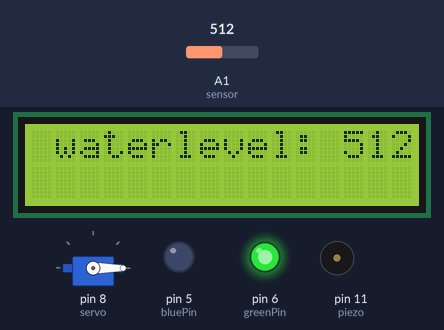
Bench run of a program on a simulated Arduino Uno, built with avr-gcc and run on an emulated ATmega328P. Parts: 16×2 character LCD, servo, output pins drawn as LEDs (lit = HIGH), buzzer (waves = sounding). The inputs (shaded band) are chosen by the test bench; at power-on: A1 (sensor) = 512. Pins used as bus, display or sensor lines are not drawn.

Above: at 1.2 s.
1.3 s: A1 (sensor) set to 110
At 2.2 s:
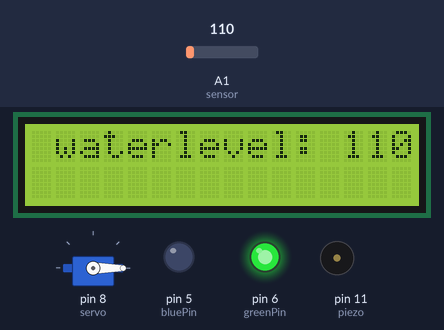
2.8 s: A1 (sensor) set to 94
At 3.01 s:
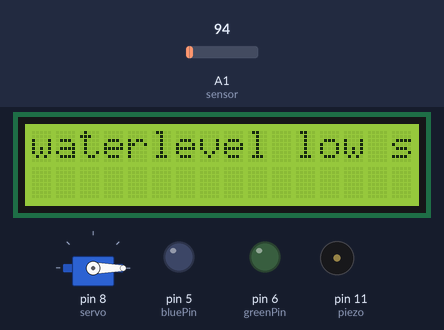
4.7 s: A1 (sensor) set to 122
At 6.0 s:
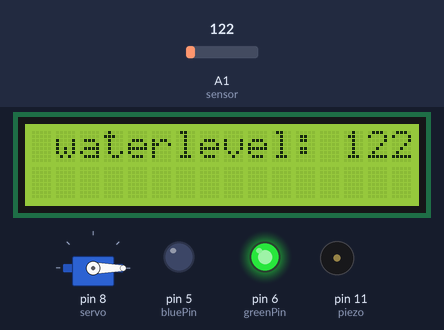
Timing chart, 0 to 7.7 s (numbered marks = the images above; inputs shaded):
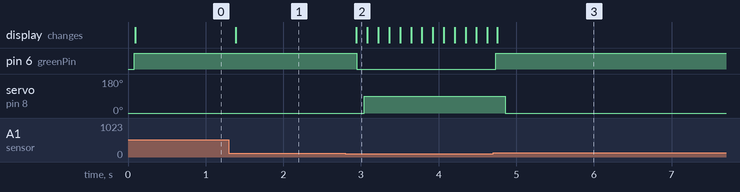

Measured:
- the behaviour switches between 101 and 100 on A1 (sensor) (found by bisection; images 1 and 2)
- after the input at 1.3 s, the display: changes after 0.08 s (image 1)
- after the input at 2.8 s, pin 6 (greenPin): HIGH → LOW after 0.14 s; servo on pin 8 (servo): 0° → 90° after 0.24 s; the display: changes after 0.14 s (image 2)
- after the input at 4.7 s, pin 6 (greenPin): LOW → HIGH at once; servo on pin 8 (servo): 90° → 0° after 0.16 s; the display: changes after 0.05 s (image 3)

The program:

main.cpp
```cpp
/*
 * File:           main.cpp
 * Autor:          Ahmad Ali
 * Datum:          2025-12-15
 * Version:        2.3V
 * Lizenz:         MIT
 *
 * Beschreibung: If the water level is too low the LED will BLink RED, the buzzer will buzz,
 *  the LCD will show a message and the reill process will start (servo opens a valve).
 * If there is enough water then the LED will blink GREEN and The LCD will show the waterlevel.
 */
#include <Arduino.h>
#include <Servo.h>
#include <LiquidCrystal_I2C.h>

#define sensorPower 7
#define sensor A1
#define piezo 11
#define LCD_Adresse 0x27

Servo servo;
int servo_angle; // servo

/* Prototype functions */
int readSensor();
void setColor(int, int, int);

int redPin = 7;
int greenPin = 6;
int bluePin = 5;

LiquidCrystal_I2C lcd(LCD_Adresse, 16, 2);

void setup()
{
  lcd.init();
  lcd.clear();
  lcd.backlight();

  pinMode(sensor, OUTPUT);
  pinMode(piezo, OUTPUT);

  servo.attach(8);
  servo.write(servo_angle);

  digitalWrite(sensorPower, LOW);
  pinMode(redPin, OUTPUT);
  pinMode(greenPin, OUTPUT);
  pinMode(bluePin, OUTPUT);
}

void loop()
{
  int waterlevel = readSensor();

  if (waterlevel <= 100)
  {
    lcd.setCursor(2, 0);
    lcd.print("waterlevel low starting refill");
    lcd.scrollDisplayLeft();

    tone(11, 500);
    delay(1);
    noTone(11);

    setColor(255, 0, 0);
    delay(100);

    servo_angle = 90;

  }
  else
  {
    setColor(0, 255, 0);
    lcd.clear();
    lcd.setCursor(2, 0);
    lcd.print("waterlevel: ");
    lcd.print(waterlevel);
    lcd.scrollDisplayLeft();
    delay(100);

    servo_angle = 0;
  }

  servo.write(servo_angle);
}

void setColor(int redValue, int greenValue, int blueValue)
{
  analogWrite(redPin, redValue);
  analogWrite(greenPin, greenValue);
  analogWrite(bluePin, blueValue);
}

int readSensor()
{
  digitalWrite(sensorPower, HIGH);  // Turn the sensor ON
  delay(10);                        // wait 10 milliseconds

  int val = analogRead(A1);         // Read the analog value form sensor

  digitalWrite(sensorPower, LOW);   // Turn the sensor OFF
  return val;
}
```
